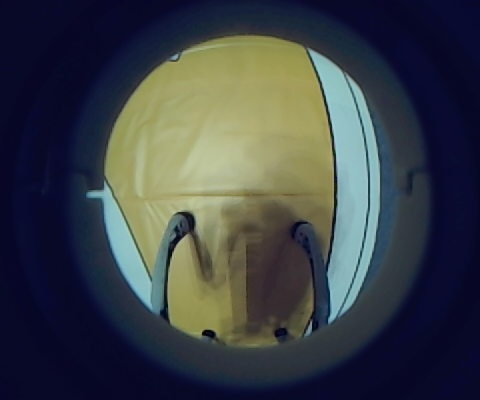
#> input picture Raicom/13/Robcom13/calibration_image_00.jpg, 480 x 400 px
$ python -i XUNXIAN_two_points_new.py   (imports and definitions only)
#> lines starting #> are read from the running program, lines starting #| are printed output that depends on the picture; after the words box and inside, x2 and y2 are one past the last pixel; in counts of white or black regions, pixels touching at a corner belong together; long printed decimals are rounded
### Raicom/13/Robcom13/DetectArucotag.py
import numpy as np
import time
import cv2
import cv2.aruco as aruco

class detect_aruco():

    def __init__(self):
        self.aruco_dict = aruco.getPredefinedDictionary(aruco.DICT_6X6_250)
        self.parameters = aruco.DetectorParameters_create()

    def detect(self,frame):
        h, w = frame.shape[:2]
        new_width = 1000
        new_height = int(h * (new_width / w))
        frame = cv2.resize(frame, (new_width, new_height))
        (corners, ids, rejected) = cv2.aruco.detectMarkers(frame, self.aruco_dict, parameters=self.parameters)
        if len(corners) > 0:
            ids = ids.flatten()
            for (markerCorner, markerID) in zip(corners, ids):
                corners = markerCorner.reshape((4, 2))
                (topLeft, topRight, bottomRight, bottomLeft) = corners
                topRight = (int(topRight[0]), int(topRight[1]))
                bottomRight = (int(bottomRight[0]), int(bottomRight[1]))
                bottomLeft = (int(bottomLeft[0]), int(bottomLeft[1]))
                topLeft = (int(topLeft[0]), int(topLeft[1]))
                cv2.line(frame, topLeft, topRight, (0, 255, 0), 2)
                cv2.line(frame, topRight, bottomRight, (0, 255, 0), 2)
                cv2.line(frame, bottomRight, bottomLeft, (0, 255, 0), 2)
                cv2.line(frame, bottomLeft, topLeft, (0, 255, 0), 2)
                cX = int((topLeft[0] + bottomRight[0]) / 2.0)
                cY = int((topLeft[1] + bottomRight[1]) / 2.0)
                cv2.circle(frame, (cX, cY), 4, (0, 0, 255), -1)
                cv2.putText(frame, str(markerID), (topLeft[0], topLeft[1] - 15),
                            cv2.FONT_HERSHEY_SIMPLEX, 0.5, (0, 255, 0), 2)
        # 创建一个可以调整大小的窗口
        cv2.namedWindow('color', cv2.WINDOW_NORMAL)
        cv2.resizeWindow('color', 640, 480)  # 设置初始窗口大小
        cv2.imshow('color', frame)
        key = cv2.waitKey(1) & 0xFF
        return ids


# [9 lines that do not run on import are left out]

### Raicom/13/Robcom13/core/robot_connector.py
import socket
import json
import time

class RobotConnector():
    def __init__(self, ip_address='192.168.123.161', port=8000):
        address_server = (ip_address, port)
        self.s = socket.socket(socket.AF_INET, socket.SOCK_STREAM)
        self.s.connect(address_server)

    # [6 lines left out: function robot_high_control, not called in this run]

### Raicom/13/Robcom13/core/PID.py

class PID():     # 定义一个名为PID的类
	def __init__(self, dt, max, min, Kp, Kd, Ki):     # 类的初始化方法，接收6个参数：时长dt、最大值max、最小值min、比例增益Kp、微分增益Kd和积分增益Ki
		self.dt = dt    # 循环时长
		self.max = max  # 操作变量最大值
		self.min = min  # 操作变量最小值
		self.Kp = Kp         # 比例增益
		self.Kd = Kd         # 微分增益
		self.Ki = Ki         # 积分增益
		self.integral = 0    # 直到上一次的误差值      # 初始化积分项累计误差为0
		self.pre_error = 0   # 上一次的误差值         # 初始化上一次的误差值为0

	def calculate(self, setPoint, pv):       # 定义一个名为calculate的方法，用于计算PID控制器的输出。接收2个参数：设定点setPoint和过程值pv
		# 其中 pv:process value 即过程值，
		error = setPoint - pv           # 误差    # 计算误差值
		Pout = self.Kp * error          # 比例项   # 计算比例项输出
		self.integral += error * self.dt      # 更新积分项累计误差
		Iout = self.Ki * self.integral  # 积分项    # 计算积分项输出
		derivative = (error - self.pre_error)/self.dt    # 计算误差的变化率（导数）
		Dout = self.Kd * derivative     # 微分项   # 计算微分项输出

		output = Pout + Iout + Dout     # 新的目标值    # 新的目标值为比例、积分、微分项之和

		if(output > self.max):     # 限制输出值不超过最大值
			output = self.max
		elif(output < self.min):   # 限制输出值不低于最小值
			output = self.min

		self.pre_error = error         # 保存本次误差，以供下次计算
		return output               # 返回输出值


# 下面是程序的主入口，用于测试PID控制器的效果
# [14 lines that do not run on import are left out]


	#这个程序定义了一个PID类，用于实现简单的比例-积分-微分（PID）控制器。
	# 另外，也提供了一个主入口部分，通过matplotlib库展示了采用该PID控制器进行调节时过程值与设定点之间误差的变化趋势。

	#上面程序中的PID控制器计算过程包含了以下数学公式：

#误差计算：
#error = setPoint - pv

#比例项（P）计算：
#Pout = Kp * error

#积分项（I）计算：
#self.integral += error * self.dt
#Iout = Ki * self.integral

#微分项（D）计算：
#derivative = (error - self.pre_error) / self.dt
#Dout = Kd * derivative

#PID控制器输出计算：
#output = Pout + Iout + Dout

#这些公式描述了比例-积分-微分（PID）控制器的基本原理，其中Kp、Ki和Kd分别表示比例增益、积分增益和微分增益。
# 通过调整这些增益参数，可以改变PID控制器的性能，使其适应不同的控制需求。

### Raicom/13/Robcom13/XUNXIAN_two_points_new.py
import cv2
import numpy as np
from core.robot_connector import RobotConnector
from core.PID import PID
from DetectArucotag import detect_aruco
import time

# 设置两个常量存储要运输的物资编号1-4
FLAG_1 = 1
FLAG_2 = 0
FLAG_3 = 0
FLAG_4 = 1

pid_yaw = PID(0.1, 1.2, -1.2, 0.018, 0.01, 0.00)
min_speed, max_speed = 0.05, 0.28

# 初始化Aruco检测类
dt_aruco = detect_aruco()
# [1 line that did not run here, left out]


def find_connected_component_containing_point(image, points):
    num_labels, labels, stats, centroids = cv2.connectedComponentsWithStats(image, connectivity=8)
    for point in points:
        image = cv2.circle(image, point, 0, (0, 255, 0), 10)
    cv2.imshow('find_connected_components_containing_points', image)
    found_labels = set()
    for label in range(1, num_labels):
        for point in points:
            x, y = point
            if labels[y, x] == label:
                found_labels.add(label)
                break
    output_image = np.zeros_like(image)
    for label in found_labels:
        output_image[labels == label] = 255
    return output_image


def preprocess_image(cv_image):
    height, width, _ = cv_image.shape
    center = ((width // 2) + 9, (height // 2) - 10)
    radius = 145
    mask = np.zeros((height, width), dtype=np.uint8)
    cv2.circle(mask, center, radius, (255), thickness=-1)
    masked_image = cv2.bitwise_and(cv_image, cv2.merge([mask, mask, mask]))
    white_background = np.full_like(cv_image, 255)
    circular_image = np.where(cv2.merge([mask, mask, mask]) == 0, white_background, masked_image)
    return circular_image


def detect_yellow_line(circular_image):
    height, width, _ = circular_image.shape
    hsv = cv2.cvtColor(circular_image, cv2.COLOR_BGR2HSV)
    lower_yellow = np.array([0, 7, 0])
    upper_yellow = np.array([68, 255, 255])
    yellow_mask = cv2.inRange(hsv, lower_yellow, upper_yellow)
    dilate_kernel = cv2.getStructuringElement(cv2.MORPH_ELLIPSE, (15, 15))
    erode_kernel = cv2.getStructuringElement(cv2.MORPH_RECT, (5, 5))
    yellow_mask = cv2.dilate(yellow_mask, dilate_kernel)
    yellow_mask = cv2.erode(yellow_mask, erode_kernel)
    yellow_mask = cv2.medianBlur(yellow_mask, 9)
    points = [(230, 220), (260, 220)]
    yellow_mask = find_connected_component_containing_point(yellow_mask, points)
    m_yellow = cv2.moments(yellow_mask, False)
    try:
        cx_yellow, cy_yellow = m_yellow['m10'] / m_yellow['m00'], m_yellow['m01'] / m_yellow['m00']
    except ZeroDivisionError:
        cx_yellow, cy_yellow = height / 2, width / 2
    yellow_area = np.sum(yellow_mask > 0)
    cv2.circle(yellow_mask, (int(cx_yellow), int(cy_yellow)), 0, (0, 255, 0), 20)
    cv2.imshow('yellow_mask', yellow_mask)
    return yellow_area, cx_yellow, cy_yellow


def patrol_line(cv_image):
    height, width, _ = cv_image.shape
    circular_image = preprocess_image(cv_image)
    cv2.imshow('chuli', circular_image)
    yellow_area, cx_yellow, cy_yellow = detect_yellow_line(circular_image)
    aruco_ids = dt_aruco.detect(cv_image)
    velocity = [0.0, 0.0]
    yawspeed = 0.0
    deviation_yellow = abs(width / 2 - cx_yellow)
    velocity[0] = max_speed - (max_speed - min_speed) * (deviation_yellow / (width / 2))
    yawspeed = pid_yaw.calculate(0, cx_yellow - width / 2)
    # 根据偏差调整速度和转向角度
    print(deviation_yellow)
    if deviation_yellow > 20:  # 根据需要设置合适的阈值
        velocity[0] *= 0.7  # 减速
        yawspeed *= 1.3  # 增加转向角度
    robot.robot_high_control(velocity=velocity, yawSpeed=yawspeed)
    return yellow_area, aruco_ids


# [130 lines not run here, left out]

>>> import cv2
>>> picture = cv2.imread('calibration_image_00.jpg')
#> picture is the input picture: shape (400, 480, 3); mean B, G, R 70.4, 65.2, 59.6
>>> result = patrol_line(picture)
#> in preprocess_image, `cv2.circle(mask, center, radius, (255), thickness=-1)`:
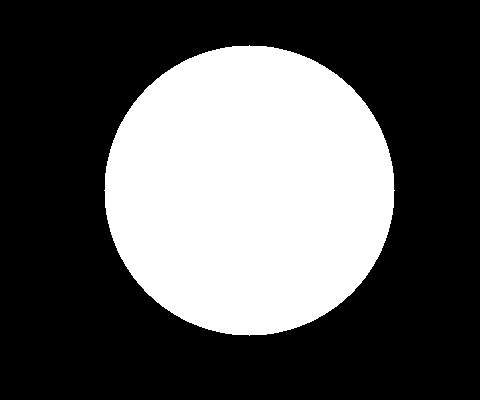
#> mask: shape (400, 480); 34.4% white; 1 white region, box (x1, y1, x2, y2) and area: (104, 45, 395, 336) 66045
#> in preprocess_image, `masked_image = cv2.bitwise_and(cv_image, cv2.merge([mask, mask, mask]))`:
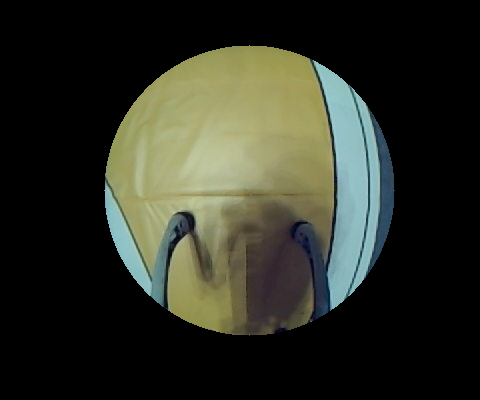
#> masked_image: shape (400, 480, 3); mean B, G, R 37.2, 48, 45.4
#> in preprocess_image, `circular_image = np.where(cv2.merge([mask, mask, mask]) == 0, white_ba..`:
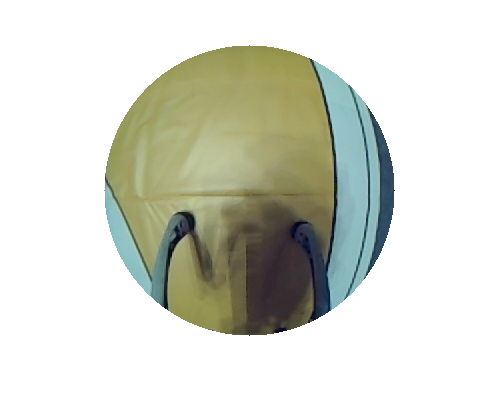
#> circular_image: shape (400, 480, 3); mean B, G, R 204.4, 215.3, 212.7
#> in detect_yellow_line, `hsv = cv2.cvtColor(circular_image, cv2.COLOR_BGR2HSV)`: hsv: shape (400, 480, 3); mean H, S, V 17.9, 28.4, 216.7
#> in detect_yellow_line, `yellow_mask = cv2.inRange(hsv, lower_yellow, upper_yellow)`: yellow_mask: shape (400, 480); 24.4% white; 1 white region, box (x1, y1, x2, y2) and area: (105, 45, 336, 336) 46825
#> in detect_yellow_line, `yellow_mask = cv2.dilate(yellow_mask, dilate_kernel)`:
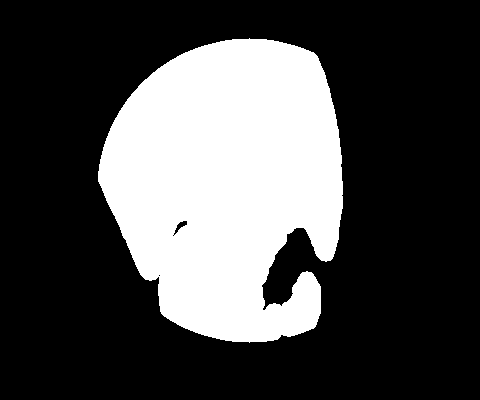
#> yellow_mask: shape (400, 480); 29% white; 1 white region, box (x1, y1, x2, y2) and area: (98, 38, 343, 343) 55749
#> in detect_yellow_line, `yellow_mask = cv2.erode(yellow_mask, erode_kernel)`:
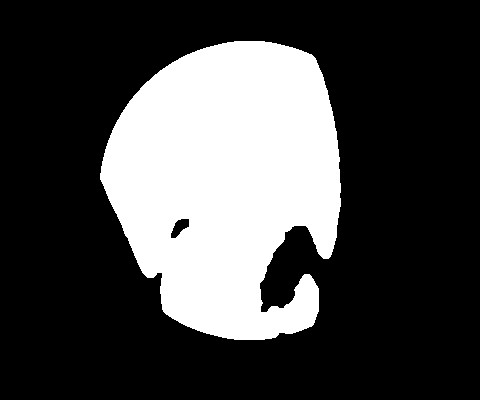
#> yellow_mask: shape (400, 480); 27.5% white; 1 white region, box (x1, y1, x2, y2) and area: (100, 41, 341, 340) 52845
#> in detect_yellow_line, `yellow_mask = cv2.medianBlur(yellow_mask, 9)`:
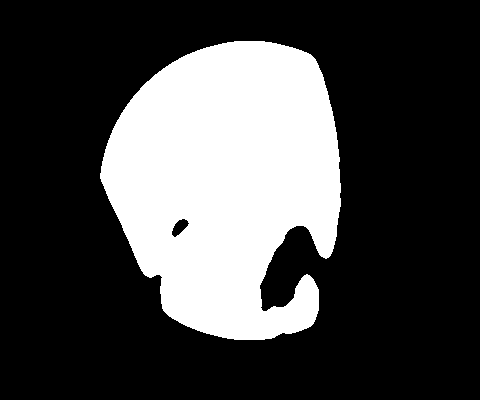
#> yellow_mask: shape (400, 480); 27.5% white; 1 white region, box (x1, y1, x2, y2) and area: (100, 41, 341, 340) 52864
#> in find_connected_component_containing_point, `num_labels, labels, stats, centroids = cv2.connectedComponentsWithStat..`: num_labels = 2; stats = [[0, 0, 480, 400, 139136], [100, 41, 241, 299, 52864]]; centroids = [[244.3, 206.2], [226.8, 181.9]]
#> in detect_yellow_line, `m_yellow = cv2.moments(yellow_mask, False)`: m_yellow = moments, m00 13480320, centre m10/m00, m01/m00 = (226.8, 181.9)
#> in detect_yellow_line, `cx_yellow, cy_yellow = m_yellow['m10'] / m_yellow['m00'], m_yellow['m0..`: cx_yellow = 226.8; cy_yellow = 181.9
#> in detect_yellow_line, `yellow_area = np.sum(yellow_mask > 0)`: yellow_area = 52864
#> in detect_yellow_line, `cv2.circle(yellow_mask, (int(cx_yellow), int(cy_yellow)), 0, (0, 255, ..`:
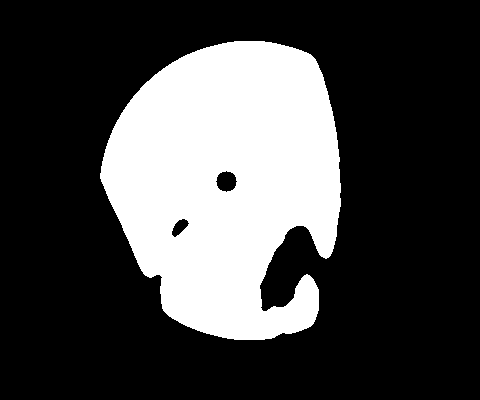
#> yellow_mask: shape (400, 480); 27.4% white; 1 white region, box (x1, y1, x2, y2) and area: (100, 41, 341, 340) 52547
#> in patrol_line, `yellow_area, cx_yellow, cy_yellow = detect_yellow_line(circular_image)`: cx_yellow = 226.8; cy_yellow = 181.9
#> in detect, `(corners, ids, rejected) = cv2.aruco.detectMarkers(frame, self.aruco_d..`: corners = (); ids = None; rejected = ([[645, 666], [640, 685], [629, 704], [633, 685]], [[544, 726], [531, 731], [507, 728], [534, 724]], [[478, 532], [479, 545], [477, 553], [475, 542]])
#> (key q is pressed here)
#> in patrol_line, `aruco_ids = dt_aruco.detect(cv_image)`: aruco_ids = None
#> in patrol_line, `deviation_yellow = abs(width / 2 - cx_yellow)`: deviation_yellow = 13.16
#> in patrol_line, `yawspeed = pid_yaw.calculate(0, cx_yellow - width / 2)`: yawspeed = 1.2
#| 13.161
#> (the run stopped early here; a loop or call above may not have finished)

$ run again, on Raicom/13/Robcom13/calibration_image_01.jpg
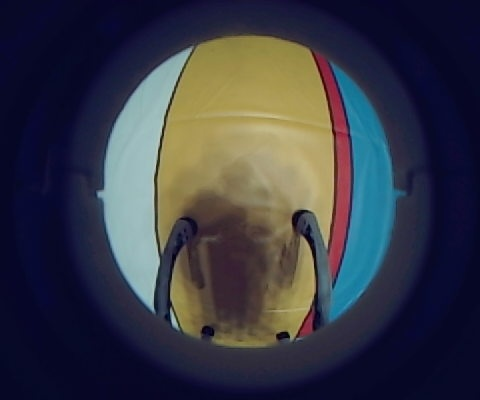
#> input picture Raicom/13/Robcom13/calibration_image_01.jpg, 480 x 400 px
#> picture is the input picture: shape (400, 480, 3); mean B, G, R 68.9, 58, 56.3
#> mask: shape (400, 480); 34.4% white; 1 white region, box (x1, y1, x2, y2) and area: (104, 45, 395, 336) 66045
#> hsv: shape (400, 480, 3); mean H, S, V 20.7, 36.8, 216.1
#> in detect_yellow_line, `yellow_mask = cv2.medianBlur(yellow_mask, 9)`:
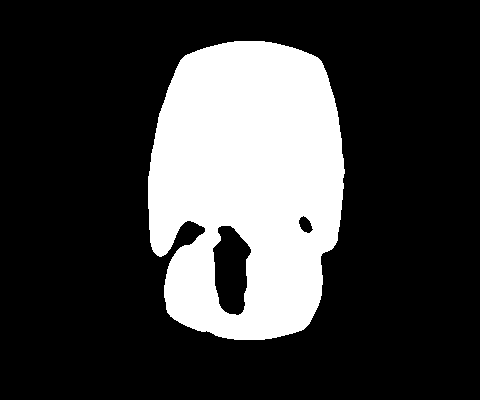
#> yellow_mask: shape (400, 480); 24% white; 1 white region, box (x1, y1, x2, y2) and area: (148, 41, 345, 340) 46057
#> num_labels = 2; stats = [[0, 0, 480, 400, 145943], [148, 41, 197, 299, 46057]]; centroids = [[237.1, 204.6], [247.2, 183.4]]
#> m_yellow = moments, m00 11744535, centre m10/m00, m01/m00 = (247.2, 183.4)
#> in detect_yellow_line, `cx_yellow, cy_yellow = m_yellow['m10'] / m_yellow['m00'], m_yellow['m0..`: cx_yellow = 247.2; cy_yellow = 183.4
#> in detect_yellow_line, `yellow_area = np.sum(yellow_mask > 0)`: yellow_area = 46057
#> in detect_yellow_line, `cv2.circle(yellow_mask, (int(cx_yellow), int(cy_yellow)), 0, (0, 255, ..`:
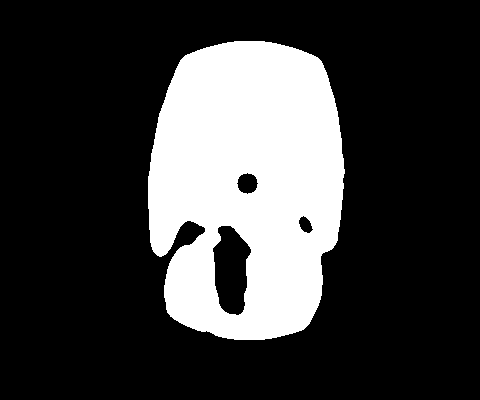
#> yellow_mask: shape (400, 480); 23.8% white; 1 white region, box (x1, y1, x2, y2) and area: (148, 41, 345, 340) 45740
#> in patrol_line, `yellow_area, cx_yellow, cy_yellow = detect_yellow_line(circular_image)`: cx_yellow = 247.2; cy_yellow = 183.4
#> corners = (); ids = None; rejected = 8 items
#> aruco_ids = None
#> deviation_yellow = 7.2
#> yawspeed = -0.849
#| 7.199
